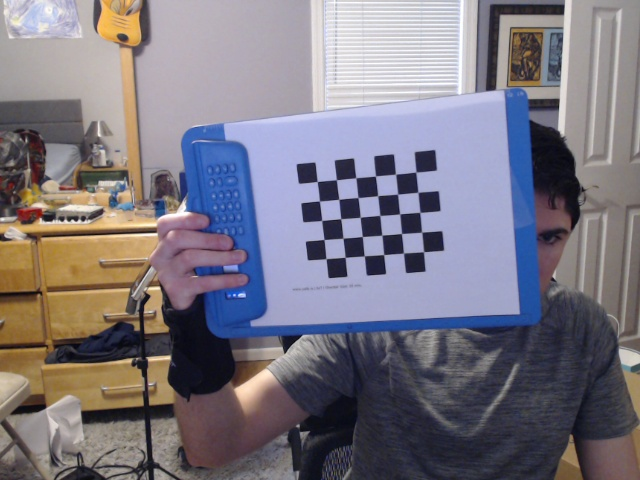
#> input picture Triangulation/testL.jpg, 640 x 480 px, given in place of the camera
$ python triangulate_pts.py   (older library calls are emulated)
#> lines starting #> are read from the running program, lines starting #| are printed output that depends on the picture; after the words box and inside, x2 and y2 are one past the last pixel; in counts of white or black regions, pixels touching at a corner belong together
import cv2
import numpy as np
import os
import pickle

def read_params(filePath):
    with open(filePath, 'rb') as f:
#> (reads stereo_calibration_params/stereo_calibration_data.pkl from the repository)
        data = pickle.load(f)
    cameraMatrix1 = data['cameraMatrix1']
    distCoeffs1 = data['distortionCoeffs1']
    cameraMatrix2 = data['cameraMatrix2']
    distCoeffs2 = data['distortionCoeffs2']
    R_Mat = data['R_Mat']
    T_Vec = data['T_Vec']
    E = data['Essential_Mat']
    F = data['Fundamental_Mat']
    return cameraMatrix1, distCoeffs1, cameraMatrix2, distCoeffs2, R_Mat, T_Vec

def get_undistort_rectification_maps(cameraMatrix1, distCoeffs1, cameraMatrix2, distCoeffs2, R_Matrix, T_Vec, img_size):
    '''
    Function to compute and return undistortion and rectification maps.
    Use with cv.remap to rectify images

    Params:
    cameraMatrix1 = Intrinsic matrix of left camera
    distCoeffs1 = Distortion coefficients of left camera
    cameraMatrix2 = Intrinsic matrix of right camera
    distCoeffs2 = Distortion coefficients of right camera
    R_Mat = 3x3 Rotation matrix between the 2 cameras
    T_Vecs = 1x3 translation vector between the cameras
    img_size = tuple of (width, height) of images

    Returns
    map1x
    map1y
    map2x
    map2y
    projection_matrix1
    projection_matrix2
    '''

    '''
    Documentation for stereoRectify
    R1	Output 3x3 rectification transform (rotation matrix) for the first camera. This matrix brings points given in the unrectified first camera's coordinate system to points in the rectified first camera's coordinate system. In more technical terms, it performs a change of basis from the unrectified first camera's coordinate system to the rectified first camera's coordinate system.
    R2	Output 3x3 rectification transform (rotation matrix) for the second camera.
    P1	Output 3x4 projection matrix in the new (rectified) coordinate systems for the first camera, i.e. it projects points given in the rectified first camera coordinate system into the rectified first camera's image.
    P2	Output 3x4 projection matrix in the new (rectified) coordinate systems for the second camera, i.e. it projects points given in the rectified first camera coordinate system into the rectified second camera's image.
    Q	Output 4×4 disparity-to-depth mapping matrix (see reprojectImageTo3D).
    validPixROI1	Optional output rectangles inside the rectified images where all the pixels are valid. If alpha=0 , the ROIs cover the whole images. Otherwise, they are likely to be smaller
    validPixROI2	Optional output rectangles inside the rectified images where all the pixels are valid. If alpha=0 , the ROIs cover the whole images. Otherwise, they are likely to be smaller
    '''
    #Compute rectification transforms, I didn't specify an alpha right now, may not be needed in our case
    R1, R2, P1, P2, Q, roil1, roil2 = cv2.stereoRectify(cameraMatrix1, distCoeffs1, cameraMatrix2, distCoeffs2, img_size, R_Matrix, T_Vec, alpha=-1)

    #Last argument is an int for type of the first output map, but idk what that means
    map1x, map1y = cv2.initUndistortRectifyMap(cameraMatrix1, distCoeffs1, R1, P1, img_size, cv2.CV_32FC1)
    map2x, map2y = cv2.initUndistortRectifyMap(cameraMatrix2, distCoeffs2, R2, P2, img_size, cv2.CV_32FC1)

    return map1x, map1y, map2x, map2y, P1, P2


def undistort_images(img_left, img_right, map1x, map1y, map2x, map2y):
    '''
    Apply undistortion and rectification to images
    '''
    rectified_left = cv2.remap(img_left, map1x, map1y, cv2.INTER_LINEAR)
    rectified_right = cv2.remap(img_right, map2x, map2y, cv2.INTER_LINEAR)
    return rectified_left, rectified_right


def triangulate_points(points1_2d, points2_2d, P1, P2):
    if points1_2d.shape[1] != 2:
        print("Error: Points do not have 2 dimensions")
        return None
    if points1_2d.shape != points2_2d.shape:
        print("Error: Need the same amount of points in each image")
        return None
    #Points will be returned in first camera's rectified coordinate system
    pointsHomogenous4d = cv2.triangulatePoints(P1, P2, points1_2d.T, points2_2d.T)

    #Convert from homogeneous to euclidean (XYZW to XYZ)
    points_3d = (pointsHomogenous4d / pointsHomogenous4d[3]).T[:, :3]
    return points_3d

def test_Undistortion(cameraMat1, distCoeffs1, cameraMat2, distCoeffs2, R, T):
    testL = cv2.imread("test2L.jpg")
    testR = cv2.imread("test2R.jpg")
    width = testL.shape[1]
    height = testL.shape[0]
    #combining images for display
    combinedImg = np.concatenate((testL, testR), axis=1)
    cv2.imshow('Combined images', combinedImg)
    cv2.waitKey(0)

    map1x, map1y, map2x, map2y, P1, P2 = get_undistort_rectification_maps(cameraMat1, distCoeffs1, cameraMat2, distCoeffs2, R,T, (width, height))
    testLUndist, testRUndist = undistort_images(testL, testR, map1x, map1y, map2x, map2y)
    combinedImgUndist = np.concatenate((testLUndist, testRUndist), axis=1)
    #cv2.imshow('Combined images2', combinedImgUndist)
    cv2.imshow("L undist",testLUndist)
    cv2.imshow("R undist",testRUndist)
    cv2.waitKey(0)

    # Example for drawing epipolar lines on rectified images
    # Assume rectified_img_left and rectified_img_right are your output images

    display_img_left = testLUndist.copy()
    display_img_right = testRUndist.copy()

    # Draw horizontal lines every 50 pixels
    for y in range(0, display_img_left.shape[0], 50):
        cv2.line(display_img_left, (0, y), (display_img_left.shape[1], y), (0, 255, 0), 1) # Green lines
        cv2.line(display_img_right, (0, y), (display_img_right.shape[1], y), (0, 255, 0), 1)

    cv2.imshow('Rectified Left (with lines)', display_img_left)
    cv2.imshow('Rectified Right (with lines)', display_img_right)
    cv2.waitKey(0)
    cv2.destroyAllWindows()

def live_circ_dist_detect(cameraMat1, distCoeffs1, cameraMat2, distCoeffs2, R, T):
    IMAGE_SIZE = (640, 480)

    map1x, map1y, map2x, map2y, P1, P2 = get_undistort_rectification_maps(
        cameraMat1, distCoeffs1, cameraMat2, distCoeffs2, R, T, IMAGE_SIZE
    )

    capLeft = cv2.VideoCapture(4)
    capRight = cv2.VideoCapture(6)

    # [4 lines of commented-out code are left out]

    while True:
        retL, frameL = capLeft.read()
#> frameL is the input picture: shape (480, 640, 3); mean B, G, R 129.5, 119.3, 123.8
        retR, frameR = capRight.read()

        if not retL or not retR:
            print("ERROR: Failed to grab frames from cameras, exiting")
            break

        #Undistort and rectify
        rectifiedLeft, rectifiedRight = undistort_images(frameL, frameR, map1x, map1y, map2x, map2y)

        #Convert to greyscale
        greyL = cv2.cvtColor(rectifiedLeft, cv2.COLOR_BGR2GRAY)
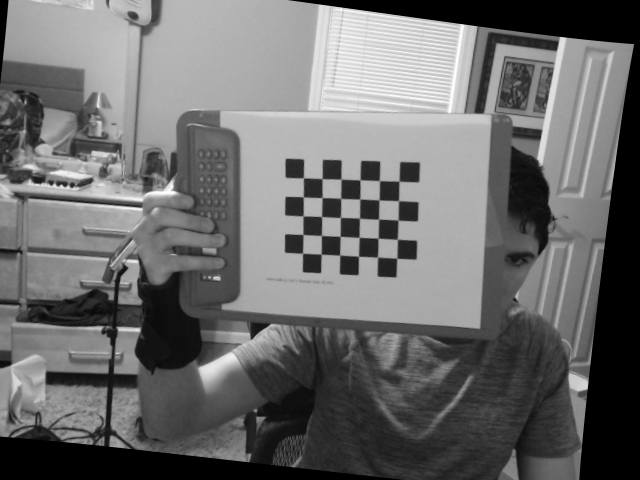
#> greyL: shape (480, 640); min 0, max 255, mean 108
        greyR = cv2.cvtColor(rectifiedRight, cv2.COLOR_BGR2GRAY)
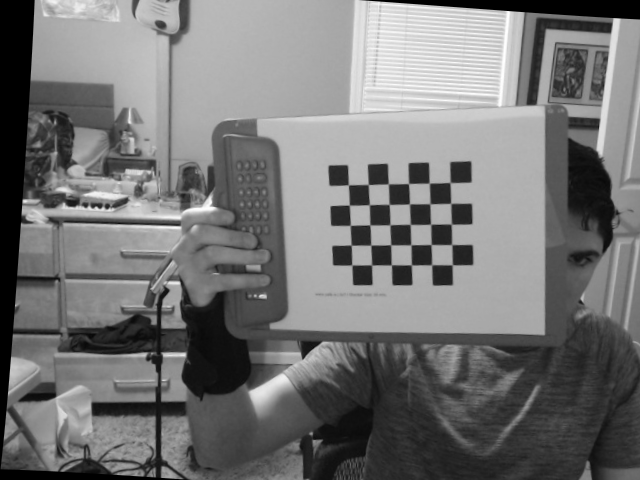
#> greyR: shape (480, 640); min 0, max 255, mean 116.9

        # Apply Gaussian Blur
        blurL = cv2.GaussianBlur(greyL, (9, 9), 2)
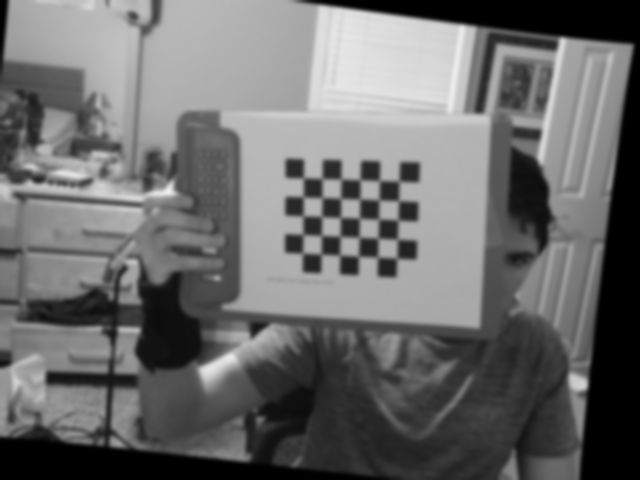
#> blurL: shape (480, 640); min 0, max 241, mean 108
        blurR = cv2.GaussianBlur(greyR, (9, 9), 2)
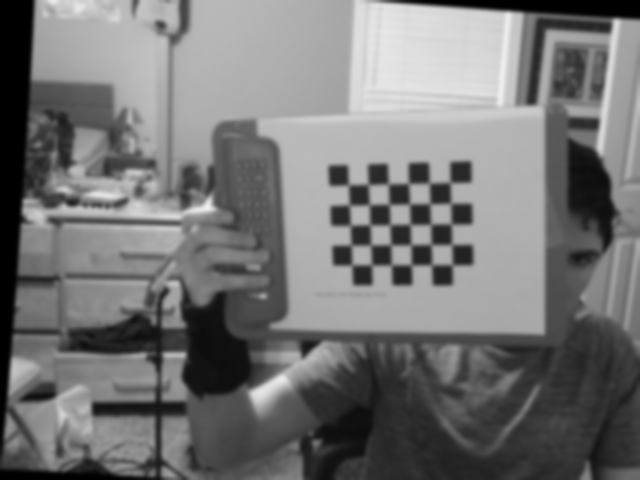
#> blurR: shape (480, 640); min 0, max 242, mean 116.9

        circles_left = cv2.HoughCircles(blurL, cv2.HOUGH_GRADIENT, 1, 40, param1 = 70, param2 = 30, minRadius = 5, maxRadius=80)
#> circles_left = [[94.5, 200.5, 50.5], [81.5, 111.5, 60.7], [93.5, 300.5, 63.9], [82.5, 399.5, 45.2], [56.5, 143.5, 34.2], [512.5, 76.5, 31.5]]
        circles_right = cv2.HoughCircles(blurR, cv2.HOUGH_GRADIENT, 1, 40, param1 = 70, param2 = 30, minRadius = 5, maxRadius=80)
#> circles_right = [[111.5, 138.5, 60.7], [77.5, 163.5, 53.9], [572.5, 55.5, 35.8], [52.5, 431.5, 40.1], [149.5, 185.5, 16.9], [130.5, 294.5, 14.5], [244.5, 318.5, 20.7]]

        #
        #
        #
        detected_circle_pair = None

        if circles_left is not None and circles_right is not None:
            xL, yL, rL = circles_left[0, 0]
#> xL = 94.5; yL = 200.5; rL = 50.5
            xR, yR, rR = circles_right[0, 0]
#> xR = 111.5; yR = 138.5; rR = 60.7
            detected_circle_pair = ((xL, yL, rL), (xR, yR, rR))
#> detected_circle_pair = ((94.5, 200.5, 50.5), (111.5, 138.5, 60.7))
            '''
            circles_left = np.uint16(np.around(circles_left[0, :]))
            circles_right = np.uint16(np.around(circles_right[0, :]))

            # 4. Find Corresponding Circles
            # Basic correspondence strategy:
            # - Look for similar Y-coordinates (due to rectification)
            # - Look for reasonable disparity (xL > xR)
            # - Look for similar radii
            y_tolerance = 5 # pixels
            x_disparity_min = 10 # min disparity (xL - xR) to avoid matching same point in flat image
            x_disparity_max = 300 # max disparity, adjust based on camera setup
            r_tolerance = 10 # pixels

            for (xL, yL, rL) in circles_left:
                best_match_idx = -1
                min_y_diff = float('inf')

                for i, (xR, yR, rR) in enumerate(circles_right):
                    y_diff = abs(yL - yR)
                    disparity = xL - xR
                    r_diff = abs(rL - rR)

                    if (y_diff < y_tolerance and
                        disparity > x_disparity_min and
                        disparity < x_disparity_max and
                        r_diff < r_tolerance):

                        # Found a potential match, pick the one with closest Y
                        if y_diff < min_y_diff:
                            min_y_diff = y_diff
                            best_match_idx = i

                if best_match_idx != -1:
                    xR, yR, rR = circles_right[best_match_idx]
                    detected_circle_pair = ((xL, yL, rL), (xR, yR, rR))
                    # Break after finding the first good match (for simplicity)
                    break
            '''
        # 5. Triangulate and Overlay Results
        if detected_circle_pair is not None:
            print("Circle pair found")
            (xL, yL, rL), (xR, yR, rR) = detected_circle_pair

            # Prepare points for triangulation (Nx2 array)
            point1_2d = np.array([[xL, yL]], dtype=np.float32)
#> point1_2d = [[94.5, 200.5]]
            point2_2d = np.array([[xR, yR]], dtype=np.float32)
#> point2_2d = [[111.5, 138.5]]

            # Triangulate
            points_3d = triangulate_points(point1_2d, point2_2d, P1, P2)
#> in triangulate_points, `pointsHomogenous4d = cv2.triangulatePoints(P1, P2, points1_2d.T, point..`: pointsHomogenous4d = [0.271, 0.0747, -0.96, -0.000524]
#> in triangulate_points, `points_3d = (pointsHomogenous4d / pointsHomogenous4d[3]).T[:, :3]`: points_3d = [[-516.6, -142.6, 1831.8]]
#> points_3d = [[-516.6, -142.6, 1831.8]]

            if points_3d is not None and len(points_3d) > 0:
                X, Y, Z = points_3d[0] # Get the 3D coordinates
#> X = -516.6; Y = -142.6; Z = 1831.8

                center_left = (int(xL), int(yL))
#> center_left = (94, 200)
                radius_left = int(rL)
#> radius_left = 50

                # Overlay on left image
                cv2.circle(rectifiedLeft, center_left, radius_left, (0, 255, 0), 2) # Green circle
                cv2.circle(rectifiedLeft, center_left, 2, (0, 0, 255), 3) # Red center
#> rectifiedLeft: shape (480, 640, 3); mean B, G, R 115.3, 106.1, 109
                text = f"X: {X:.2f} Y: {Y:.2f} Z: {Z:.2f}"
#> text = 'X: -516.59 Y: -142.55 Z: 1831.76'
                cv2.putText(rectifiedLeft, text, (int(xL) + 10, int(yL) - 10), cv2.FONT_HERSHEY_SIMPLEX, 0.7, (255, 255, 0), 2) # Cyan text
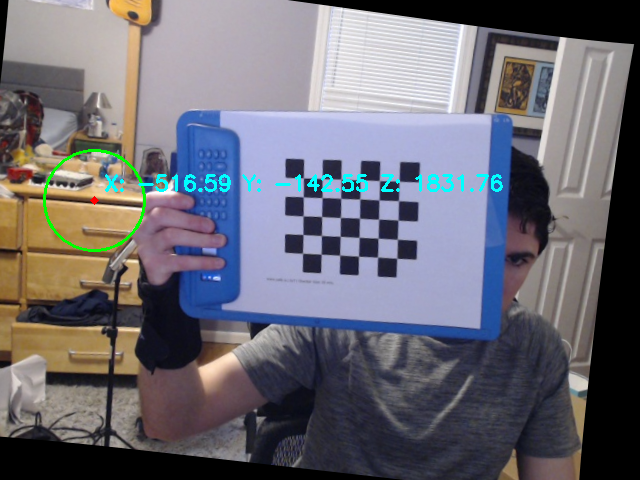
#> rectifiedLeft: shape (480, 640, 3); mean B, G, R 116, 107, 108.2

                center_right = (int(xR), int(yR))
#> center_right = (111, 138)
                radius_right = int(rR)
#> radius_right = 60

                # Overlay on right image
                cv2.circle(rectifiedRight, center_right, radius_right, (0, 255, 0), 2) # Green circle
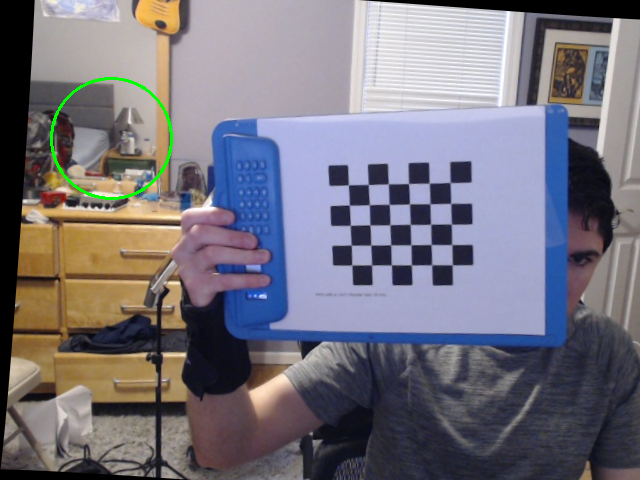
#> rectifiedRight: shape (480, 640, 3); mean B, G, R 124.7, 114.9, 118
                cv2.circle(rectifiedRight, center_right, 2, (0, 0, 255), 3) # Red center
#> rectifiedRight: shape (480, 640, 3); 0.01% of pixels changed, all inside (x1, y1, x2, y2) = (107, 134, 116, 143)

        # Display Frames
        combined_rectified = np.concatenate((rectifiedLeft, rectifiedRight), axis=1)
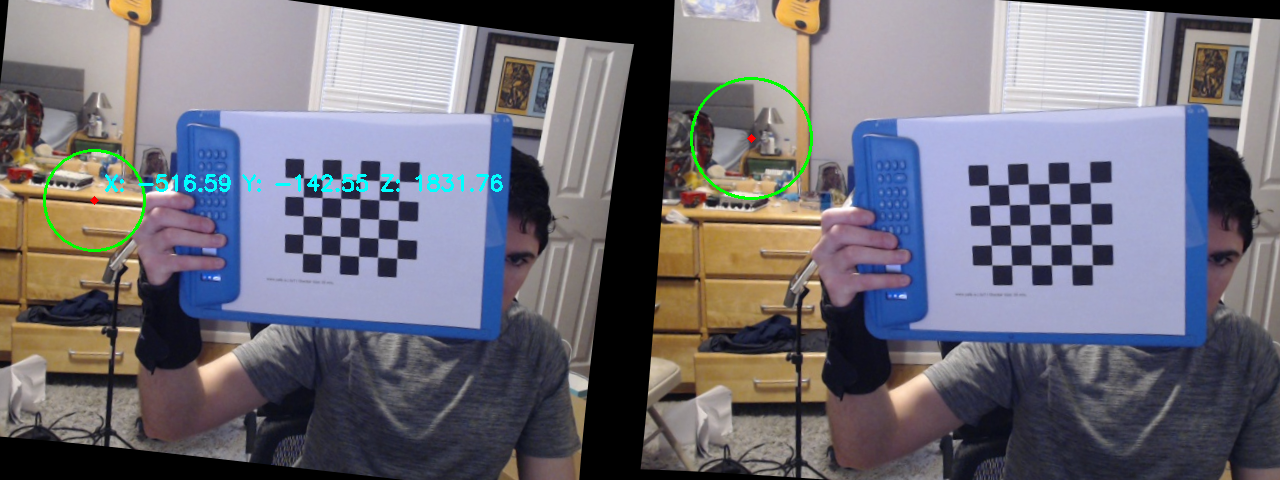
#> combined_rectified: shape (480, 1280, 3); mean B, G, R 120.3, 111, 113.1
        cv2.imshow('Live Rectified Stereo (Circles & 3D)', combined_rectified)

        if cv2.waitKey(1) & 0xFF == ord('q'):
#> (key q is pressed here)
            break

    # Release resources
    capLeft.release()
    capRight.release()
    cv2.destroyAllWindows()


def main():
    OUTPUT_DIRECTORY = OUTPUT_DIRECTORY = os.path.abspath(os.path.join(os.path.dirname(__file__), '..', 'stereo_calibration_params', 'stereo_calibration_data.pkl'))
    #OUTPUT_DIRECTORY = os.path.abspath(os.path.join(os.path.dirname(__file__), '..', '..', 'stereo_calibration', 'stereo_calibration_data.pkl'))
    #IMAGE_SIZE = (640,480)
    print("Reading params from", OUTPUT_DIRECTORY)
    cameraMat1, distCoeffs1, cameraMat2, distCoeffs2, R, T = read_params(OUTPUT_DIRECTORY)
    print("cameraMatrix1: ")
    print(cameraMat1)
    print("distortionCoeffs1:")
    print(distCoeffs1)
    print("cameraMatrix2: ")
    print(cameraMat2)
    print("distortionCoeffs2:")
    print(distCoeffs2)
    print("Rotation Matrix:")
    print(R)
    print("Translation Vector")
    print(T)

    live_circ_dist_detect(cameraMat1, distCoeffs1, cameraMat2, distCoeffs2, R, T)
    #test_Undistortion(cameraMat1, distCoeffs1, cameraMat2, distCoeffs2, R, T)


if __name__ == "__main__":
    main()
